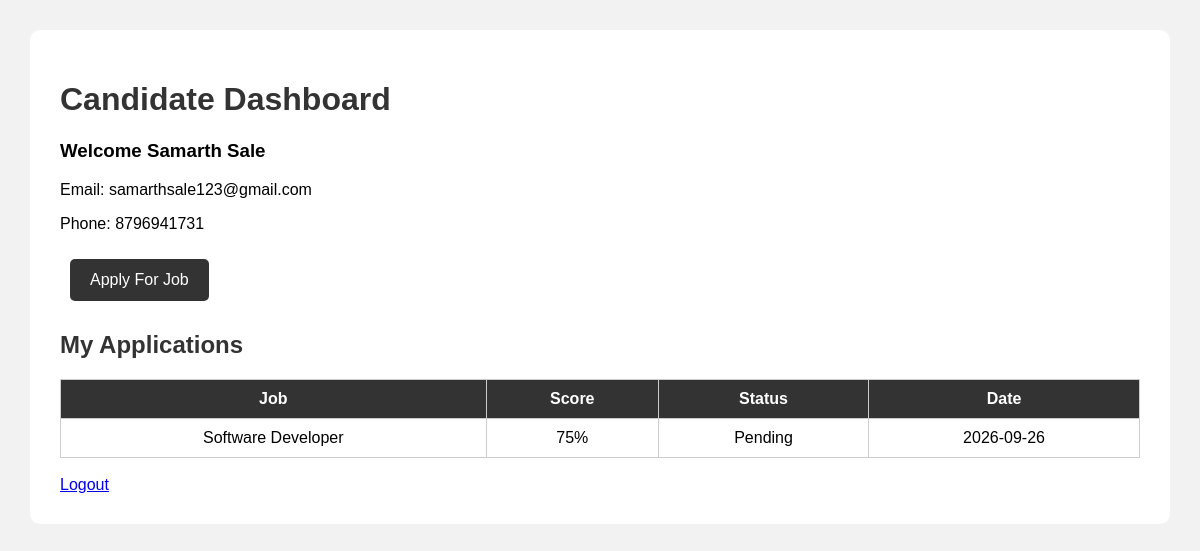
The page /candidate/dashboard (signed in) on the database its author committed.
### tables this page shows
CREATE TABLE candidates (
            id INTEGER PRIMARY KEY AUTOINCREMENT,
            name TEXT,
            email TEXT,
            phone TEXT,
            password TEXT,
            resume TEXT
        );

CREATE TABLE applications (
            id INTEGER PRIMARY KEY AUTOINCREMENT,
            candidate_id INTEGER,
            job TEXT,
            score INTEGER,
            status TEXT,
            applied_date TEXT
        );

### app.py (the view)
@app.route("/candidate/dashboard")
def candidate_dashboard():
    if "candidate_id" not in session:
        return redirect("/candidate/login")
    conn = get_db()
    candidate = conn.execute("""
        SELECT * FROM candidates WHERE id=?
    """, (session["candidate_id"],)).fetchone()
    applications = conn.execute("""
        SELECT * FROM applications WHERE candidate_id=?
    """, (session["candidate_id"],)).fetchall()
    conn.close()
    return render_template(
        "candidate_dashboard.html",
        candidate=candidate,
        applications=applications
    )

### app.py (called while the page is built)
def get_db():
    conn = sqlite3.connect("hr_analyzer.db")
    conn.row_factory = sqlite3.Row
    return conn

### templates/candidate_dashboard.html (shortened to what this page needs)
<!DOCTYPE html>
<html>
<head>
    <link rel="stylesheet" href="/static/style.css">
</head>
<body>
<div class="container">
<h1>Candidate Dashboard</h1>
<h3>Welcome {{ candidate.name }}</h3>
<p>Email: {{ candidate.email }}</p>
<p>Phone: {{ candidate.phone }}</p>
<a href="/candidate/apply" class="button">Apply For Job</a>
<h2>My Applications</h2>
<table>
<tr><th>Job</th><th>Score</th><th>Status</th><th>Date</th></tr>
{% for application in applications %}
<tr>
<td>{{ application.job }}</td>
<td>{{ application.score }}%</td>
<td>{{ application.status }}</td>
<td>{{ application.applied_date }}</td>
</tr>
{% endfor %}
</table>
<br>
<a href="/logout">Logout</a>
</div>
</body>
</html>

### static/style.css (style rules this page uses)
body { font-family: Arial, sans-serif; background: #f2f2f2; margin: 0; padding: 30px; }
.container { background: white; padding: 30px; max-width: 1100px; margin: auto; border-radius: 10px; }
h1, h2 { color: #333; }
button, .button { display: inline-block; padding: 12px 20px; margin: 10px; background: #333; color: white; text-decoration: none; border: none; border-radius: 5px; cursor: pointer; }
table { width: 100%; border-collapse: collapse; margin-top: 20px; }
th, td { border: 1px solid #ccc; padding: 10px; text-align: center; }
th { background: #333; color: white; }

### rows shown on the page
candidates: name "Samarth Sale", email "samarthsale123@gmail.com", phone "8796941731"
applications: job "Software Developer", score "75", status "Pending", applied_date "2026-09-26"
